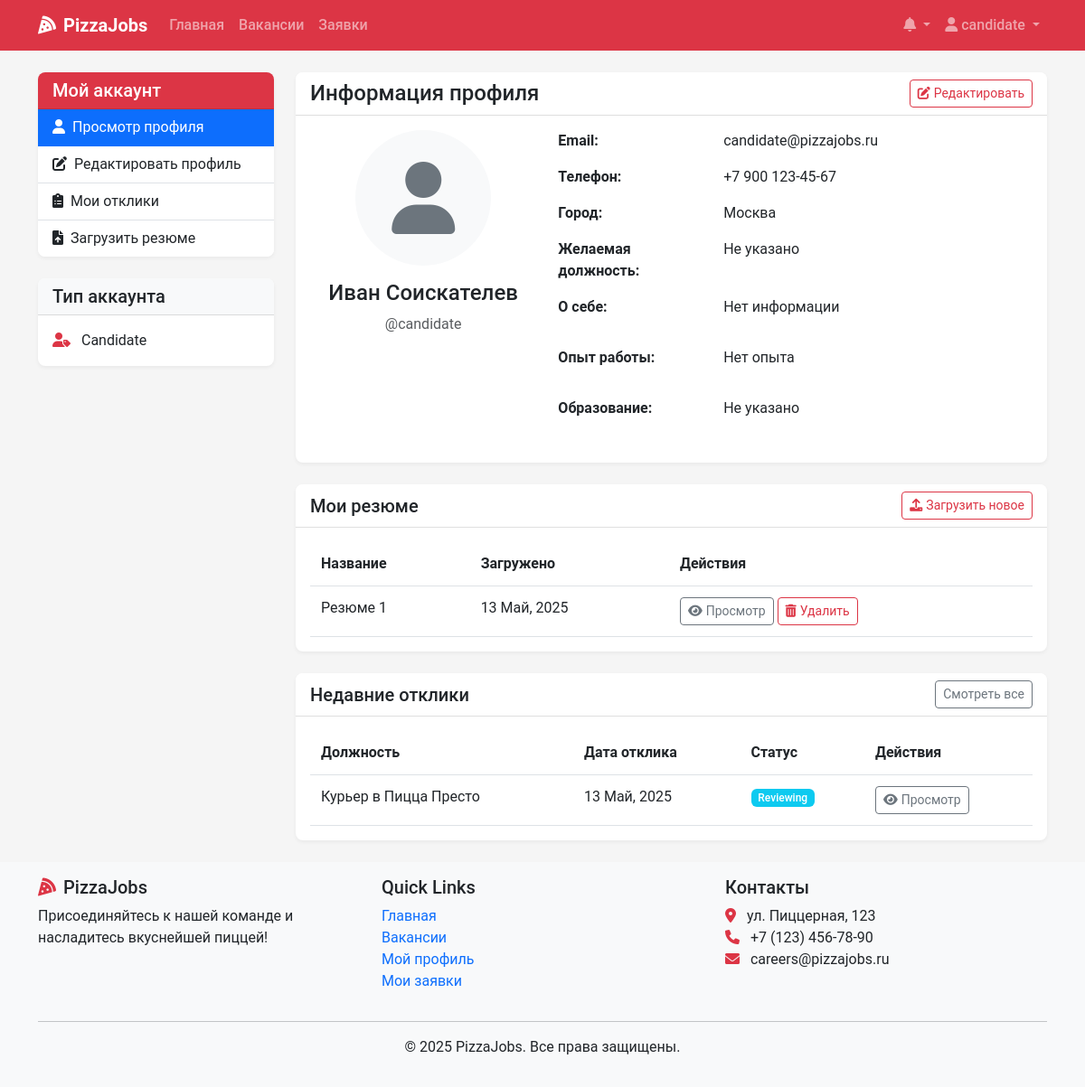
/profile/ (signed in), run on an earlier commit of the app's database.
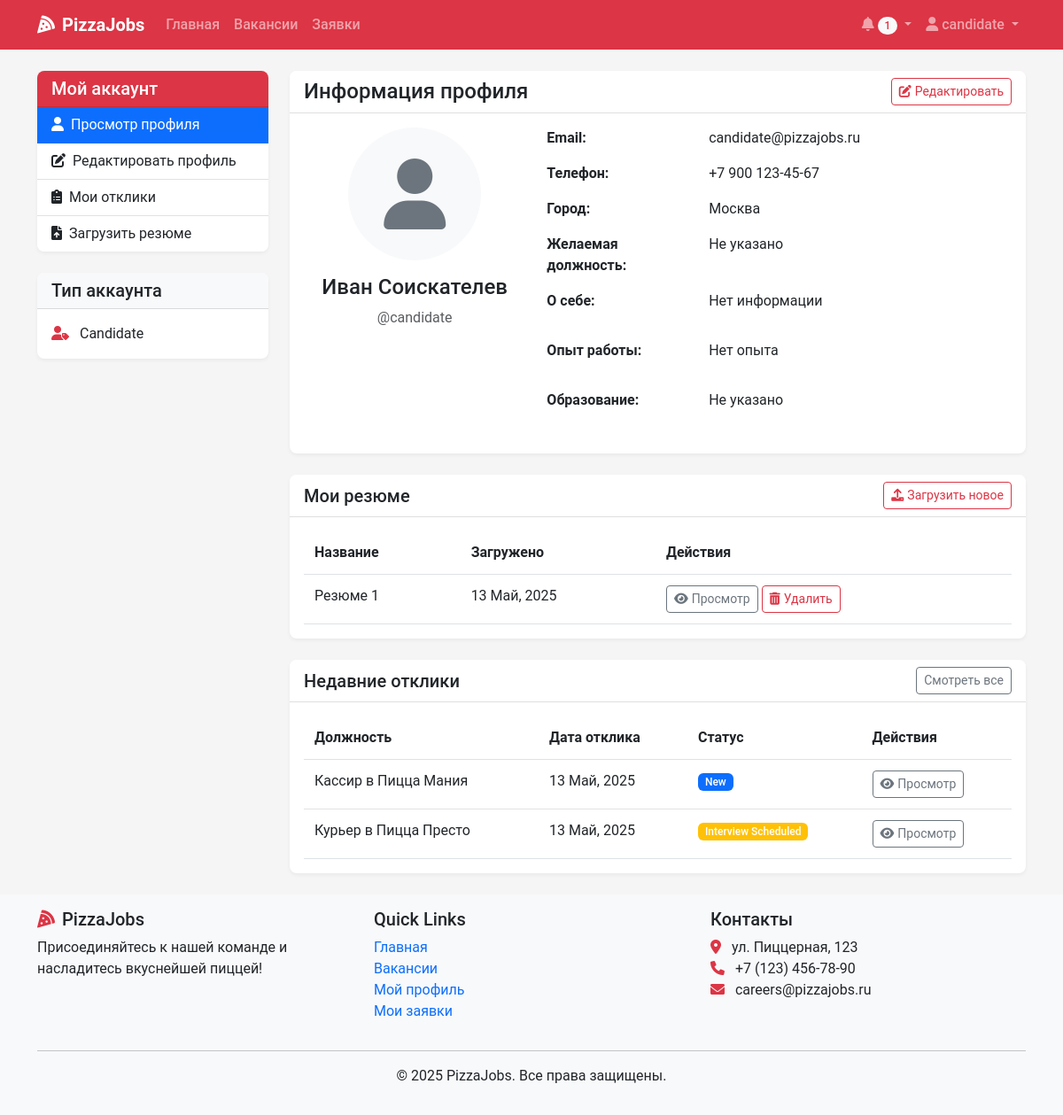
And on a later commit of the database.
### recruitment/models.py (models this page shows, shortened)
class Resume(models.Model):
    user = models.ForeignKey(User, on_delete=models.CASCADE, related_name='resumes')
    file = models.FileField(upload_to=resume_file_path)
    title = models.CharField(max_length=100)
    uploaded_at = models.DateTimeField(auto_now_add=True)
    is_active = models.BooleanField(default=True)

class Application(models.Model):
    vacancy = models.ForeignKey(Vacancy, on_delete=models.CASCADE, related_name='applications')
    user = models.ForeignKey(User, on_delete=models.CASCADE, related_name='applications')
    resume = models.ForeignKey(Resume, on_delete=models.SET_NULL, null=True, blank=True, related_name='applications')
    cover_letter = models.TextField(blank=True, null=True)
    status = models.CharField(max_length=20, choices=ApplicationStatus.choices, default=ApplicationStatus.NEW)
    applied_at = models.DateTimeField(auto_now_add=True)
    updated_at = models.DateTimeField(auto_now=True)

class Vacancy(models.Model):
    title = models.CharField(max_length=100)
    position_type = models.ForeignKey(PositionType, on_delete=models.CASCADE, related_name='vacancies')
    restaurants = models.ManyToManyField(Restaurant, related_name='vacancies')
    description = models.TextField()
    requirements = models.TextField()
    responsibilities = models.TextField()
    conditions = models.TextField()
    salary_min = models.DecimalField(max_digits=10, decimal_places=2, null=True, blank=True)
    salary_max = models.DecimalField(max_digits=10, decimal_places=2, null=True, blank=True)
    is_active = models.BooleanField(default=True)
    created_at = models.DateTimeField(auto_now_add=True)
    updated_at = models.DateTimeField(auto_now=True)
    created_by = models.ForeignKey(User, on_delete=models.SET_NULL, null=True, related_name='created_vacancies')
    class Meta:
        verbose_name_plural = "Vacancies"

### recruitment/views.py (the view)
# urls.py: path('profile/', views.view_profile, name='view_profile'),
@login_required
def view_profile(request):
    user_profile = get_object_or_404(UserProfile, user=request.user)
    resumes = Resume.objects.filter(user=request.user, is_active=True)
    applications = []
    if user_profile.role == UserRole.CANDIDATE:
        applications = Application.objects.filter(user=request.user).order_by('-applied_at')
    context = {
        'profile': user_profile,
        'resumes': resumes,
        'applications': applications,
    }
    return render(request, 'profile/view.html', context)

### templates/profile/view.html (shortened to what the changed rows need)
{% extends 'base.html' %}
{% block content %}
<div class="container">
    <div class="row">
        <div class="col-lg-9">
            <div class="card shadow-sm mb-4">
                <div class="card-header bg-white d-flex justify-content-between align-items-center">
                    <h2 class="card-title h4 mb-0">Информация профиля</h2>
                </div>
                <div class="card-body">
                    <div class="row">
                        <div class="col-md-4 text-center mb-4 mb-md-0">
                            {% if profile.photo %}
                                <img src="{{ profile.photo.url }}" alt="Фото профиля" class="img-fluid rounded-circle mb-3" style="max-width: 150px;">
                            {% else %}
                                <div class="bg-light rounded-circle d-flex align-items-center justify-content-center mx-auto mb-3" style="width: 150px; height: 150px;">
                                    <i class="fas fa-user fa-5x text-secondary"></i>
                                </div>
                            {% endif %}
                            <h4>{{ user.get_full_name }}</h4>
                            <p class="text-muted">@{{ user.username }}</p>
                        </div>
                        <div class="col-md-8">
                            <div class="row mb-3">
                                <div class="col-sm-4 fw-bold">Email:</div>
                                <div class="col-sm-8">{{ user.email }}</div>
                            </div>
                        </div>
                    </div>
                </div>
            </div>
            {% if profile.role == 'CANDIDATE' %}
                <div class="card shadow-sm mb-4">
                    <div class="card-body">
                        {% if resumes %}
                            <div class="table-responsive">
                                <table class="table table-hover">
                                    <thead>
                                        <tr>
                                            <th>Название</th>
                                            <th>Загружено</th>
                                            <th>Действия</th>
                                        </tr>
                                    </thead>
                                    <tbody>
                                        {% for resume in resumes %}
                                            <tr>
                                                <td>{{ resume.title }}</td>
                                                <td>{{ resume.uploaded_at|date:"d M, Y" }}</td>
                                                <td>
                                                    <a href="{{ resume.file.url }}" class="btn btn-sm btn-outline-secondary" target="_blank">
                                                        <i class="fas fa-eye me-1"></i>Просмотр
                                                    </a>
                                                    <a href="{% url 'delete_resume' resume.id %}" class="btn btn-sm btn-outline-danger">
                                                        <i class="fas fa-trash-alt me-1"></i>Удалить
                                                    </a>
                                                </td>
                                            </tr>
                                        {% endfor %}
                                    </tbody>
                                </table>
                            </div>
                        {% else %}
                            <div class="alert alert-info">
                                <i class="fas fa-info-circle me-2"></i>Вы ещё не загрузили ни одного резюме.
                                <a href="{% url 'upload_resume' %}" class="alert-link">Загрузите своё первое резюме</a>, чтобы откликаться на вакансии.
                            </div>
                        {% endif %}
                    </div>
                </div>
                <div class="card shadow-sm">
                    <div class="card-body">
                        {% if applications %}
                            <div class="table-responsive">
                                <table class="table table-hover">
                                    <thead>
                                        <tr>
                                            <th>Должность</th>
                                            <th>Дата отклика</th>
                                            <th>Статус</th>
                                            <th>Действия</th>
                                        </tr>
                                    </thead>
                                    <tbody>
                                        {% for application in applications|slice:":5" %}
                                            <tr>
                                                <td>{{ application.vacancy.title }}</td>
                                                <td>{{ application.applied_at|date:"d M, Y" }}</td>
                                                <td>
                                                    <span class="badge {% if application.status == 'NEW' %}bg-primary{% elif application.status == 'REVIEWING' %}bg-info{% elif application.status == 'INTERVIEW_SCHEDULED' %}bg-warning{% elif application.status == 'ACCEPTED' %}bg-success{% elif application.status == 'REJECTED' %}bg-danger{% else %}bg-secondary{% endif %}">
                                                        {{ application.get_status_display }}
                                                    </span>
                                                </td>
                                                <td>
                                                    <a href="{% url 'application_detail' application.id %}" class="btn btn-sm btn-outline-secondary">
                                                        <i class="fas fa-eye me-1"></i>Просмотр
                                                    </a>
                                                </td>
                                            </tr>
                                        {% endfor %}
                                    </tbody>
                                </table>
                            </div>
                        {% else %}
                            <div class="alert alert-info">
                                <i class="fas fa-info-circle me-2"></i>Вы ещё не откликались на вакансии.
                                <a href="{% url 'vacancy_list' %}" class="alert-link">Просмотрите доступные вакансии</a> и найдите подходящую работу.
                            </div>
                        {% endif %}
                    </div>
                </div>
            {% endif %}
        </div>
    </div>
</div>
{% endblock %}

### templates/base.html (shortened to what the changed rows need)
<!DOCTYPE html>
<html lang="ru">
<head>
    <link href="https://cdn.jsdelivr.net/npm/bootstrap@5.3.0-alpha1/dist/css/bootstrap.min.css" rel="stylesheet">
    <link rel="stylesheet" href="https://cdnjs.cloudflare.com/ajax/libs/font-awesome/6.0.0/css/all.min.css">
    <link rel="stylesheet" href="/static/css/main.css">
</head>
<body>
    <nav class="navbar navbar-expand-lg navbar-dark bg-danger sticky-top">
        <div class="container">
            <div class="collapse navbar-collapse" id="navbarNav">
                <ul class="navbar-nav">
                    {% if user.is_authenticated %}
                        <li class="nav-item dropdown">
                            <a class="nav-link dropdown-toggle" href="#" id="notificationDropdown" role="button" data-bs-toggle="dropdown">
                                <i class="fas fa-bell"></i>
                                {% if user.notifications.filter.exists %}
                                <span class="badge rounded-pill bg-light text-danger">
                                    {{ user.notifications.filter.count }}
                                </span>
                                {% endif %}
                            </a>
                        </li>
                        <li class="nav-item dropdown">
                            <a class="nav-link dropdown-toggle" href="#" id="userDropdown" role="button" data-bs-toggle="dropdown">
                                <i class="fas fa-user"></i> {{ user.username }}
                            </a>
                        </li>
                    {% endif %}
                </ul>
            </div>
        </div>
    </nav>
    <main class="py-4">
        {% block content %}{% endblock %}
    </main>
</body>
</html>

What changed in the data, as far as the page shows it:
added Application: vacancy "Кассир в Пицца Мания", applied_at "13 Май, 2025", status "New"
changed Application "Курьер в Пицца Престо": status "Reviewing" → "Interview Scheduled"
Also different on the page:
{{ user.notifications.filter.count }}: (not shown) → "1"
